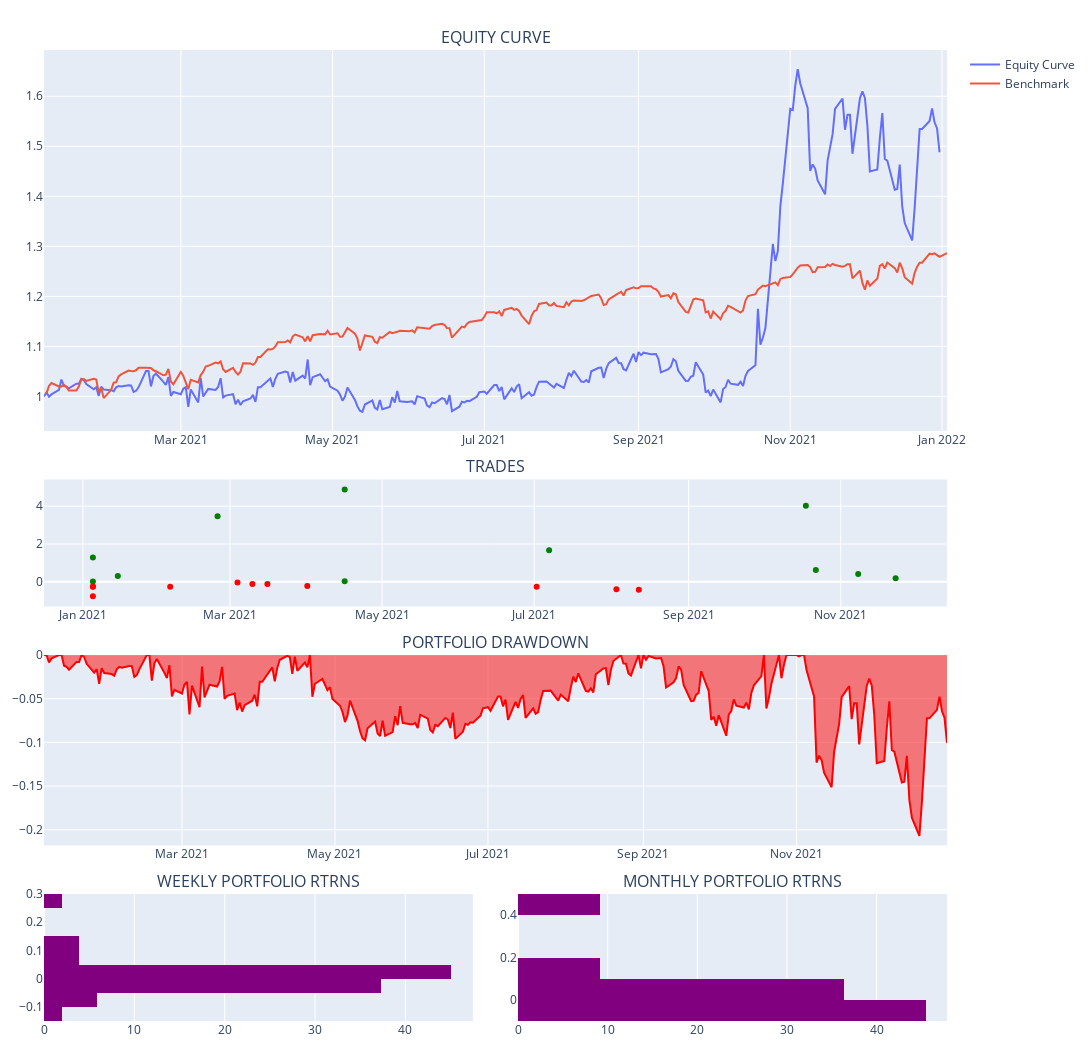

Write notebook code for a chart like this one.
### Code cell
evb_backtest.portfolio.plot_portfolio()

### Figure 1 — Plotly figure (JSON) as saved in the notebook; plotly's stock layout.template omitted (floating-point values rounded to 4 significant figures; data arrays with more than 128 entries replaced by an {"elided": "..."} marker saying what was removed)
{"data": [{"name": "Equity Curve", "showlegend": true, "type": "scatter", "x": {"elided": "259 str values"}, "xaxis": "x", "y": {"elided": "259 float values"}, "yaxis": "y"}, {"name": "Benchmark", "showlegend": true, "type": "scatter", "x": {"elided": "260 str values"}, "xaxis": "x", "y": {"elided": "260 float values"}, "yaxis": "y"}, {"customdata": [1, 2, 4, 3, 1, 0, 1, 0, 4, 3, 4, 4, 3, 3, 188, 3, 9, 3, 7, 1, 7, 0, 4, 2, 3], "hovertemplate": "<b>%{text}</b><br><br>Date: %{x}<br>Size: %{customdata}<br>PnL: %{y}<br>", "marker": {"color": ["red", "green", "red", "red", "green", "green", "green", "green", "red", "green", "red", "red", "red", "red", "green", "green", "red", "green", "red", "red", "green", "green", "green", "green", "green"]}, "mode": "markers", "name": "Ticker", "showlegend": false, "text": ["DIS", "SBUX", "MU", "TSM", "JPM", "BAC", "QCOM", "DIS", "MSFT", "MSFT", "AAPL", "AAPL", "BA", "AAPL", "NVDA", "COST", "AMD", "AAPL", "AMD", "WMT", "TSLA", "WMT", "AMD", "QCOM", "MU"], "type": "scatter", "x": ["2021-01-05T00:00:00", "2021-01-05T00:00:00", "2021-01-05T00:00:00", "2021-01-05T00:00:00", "2021-01-05T00:00:00", "2021-01-05T00:00:00", "2021-01-15T00:00:00", "2021-01-29T00:00:00", "2021-02-05T00:00:00", "2021-02-24T00:00:00", "2021-03-04T00:00:00", "2021-03-10T00:00:00", "2021-03-16T00:00:00", "2021-04-01T00:00:00", "2021-04-16T00:00:00", "2021-04-16T00:00:00", "2021-07-02T00:00:00", "2021-07-07T00:00:00", "2021-08-03T00:00:00", "2021-08-12T00:00:00", "2021-10-18T00:00:00", "2021-11-24T00:00:00", "2021-10-22T00:00:00", "2021-11-08T00:00:00", "2021-11-23T00:00:00"], "xaxis": "x2", "y": [-0.2524, 0.01343, -0.2514, -0.7658, 1.29, null, 0.3089, null, -0.2521, 3.47, -0.03506, -0.1128, -0.1114, -0.2157, 0.03404, 4.875, -0.2618, 1.665, -0.3946, -0.4191, 4.018, null, 0.6233, 0.4157, 0.1937], "yaxis": "y2"}, {"fill": "tozeroy", "line": {"color": "red"}, "name": "Drawdown", "showlegend": false, "type": "scatter", "x": {"elided": "259 str values"}, "xaxis": "x3", "y": {"elided": "259 float values"}, "yaxis": "y3"}, {"histnorm": "percent", "marker": {"color": "purple"}, "showlegend": false, "type": "histogram", "xaxis": "x4", "y": [null, 0.01215, 0.008278, -0.01061, 0.006155, -0.001847, 0.02726, -0.03539, 0.004982, 0.001148, -0.01323, -0.01118, 0.02839, 0.02604, -0.01274, 0.006505, -0.01797, -0.00197, -0.03334, -0.009521, 0.01636, 0.01017, -0.01411, -0.01589, 0.02046, 0.0149, -0.01117, 0.002355, 0.03317, -0.004199, 0.02552, -0.001074, 0.0154, -0.01361, 0.03381, -0.03616, 0.003092, 0.01621, -0.05126, 0.01167, 0.02476, 0.08155, 0.2541, 0.1408, -0.1196, 0.09996, -0.05696, -0.02376, 0.015, -0.08487, 0.1396, -0.03024], "yaxis": "y4"}, {"histnorm": "percent", "marker": {"color": "purple"}, "showlegend": false, "type": "histogram", "xaxis": "x5", "y": [null, -0.00484, -0.01957, 0.03103, -0.03037, 0.02036, 0.01607, 0.04267, -0.06393, 0.4244, 0.1294, -0.07552], "yaxis": "y5"}], "layout": {"annotations": [{"font": {"size": 16}, "showarrow": false, "text": "EQUITY CURVE", "x": 0.5, "xanchor": "center", "xref": "paper", "y": 1.0, "yanchor": "bottom", "yref": "paper"}, {"font": {"size": 16}, "showarrow": false, "text": "TRADES", "x": 0.5, "xanchor": "center", "xref": "paper", "y": 0.5577, "yanchor": "bottom", "yref": "paper"}, {"font": {"size": 16}, "showarrow": false, "text": "PORTFOLIO DRAWDOWN", "x": 0.5, "xanchor": "center", "xref": "paper", "y": 0.3769, "yanchor": "bottom", "yref": "paper"}, {"font": {"size": 16}, "showarrow": false, "text": "WEEKLY PORTFOLIO RTRNS", "x": 0.2375, "xanchor": "center", "xref": "paper", "y": 0.1308, "yanchor": "bottom", "yref": "paper"}, {"font": {"size": 16}, "showarrow": false, "text": "MONTHLY PORTFOLIO RTRNS", "x": 0.7625, "xanchor": "center", "xref": "paper", "y": 0.1308, "yanchor": "bottom", "yref": "paper"}], "height": 1050, "hovermode": "x unified", "margin": {"b": 20, "l": 15, "r": 15, "t": 50}, "paper_bgcolor": "WHITE", "width": 1200, "xaxis": {"anchor": "y", "domain": [0, 1]}, "xaxis2": {"anchor": "y2", "domain": [0, 1]}, "xaxis3": {"anchor": "y3", "domain": [0, 1]}, "xaxis4": {"anchor": "y4", "domain": [0, 0.475]}, "xaxis5": {"anchor": "y5", "domain": [0.525, 1]}, "yaxis": {"anchor": "x", "domain": [0.6077, 1.0]}, "yaxis2": {"anchor": "x2", "domain": [0.4269, 0.5577]}, "yaxis3": {"anchor": "x3", "domain": [0.1808, 0.3769]}, "yaxis4": {"anchor": "x4", "domain": [0, 0.1308]}, "yaxis5": {"anchor": "x5", "domain": [0, 0.1308]}}}
